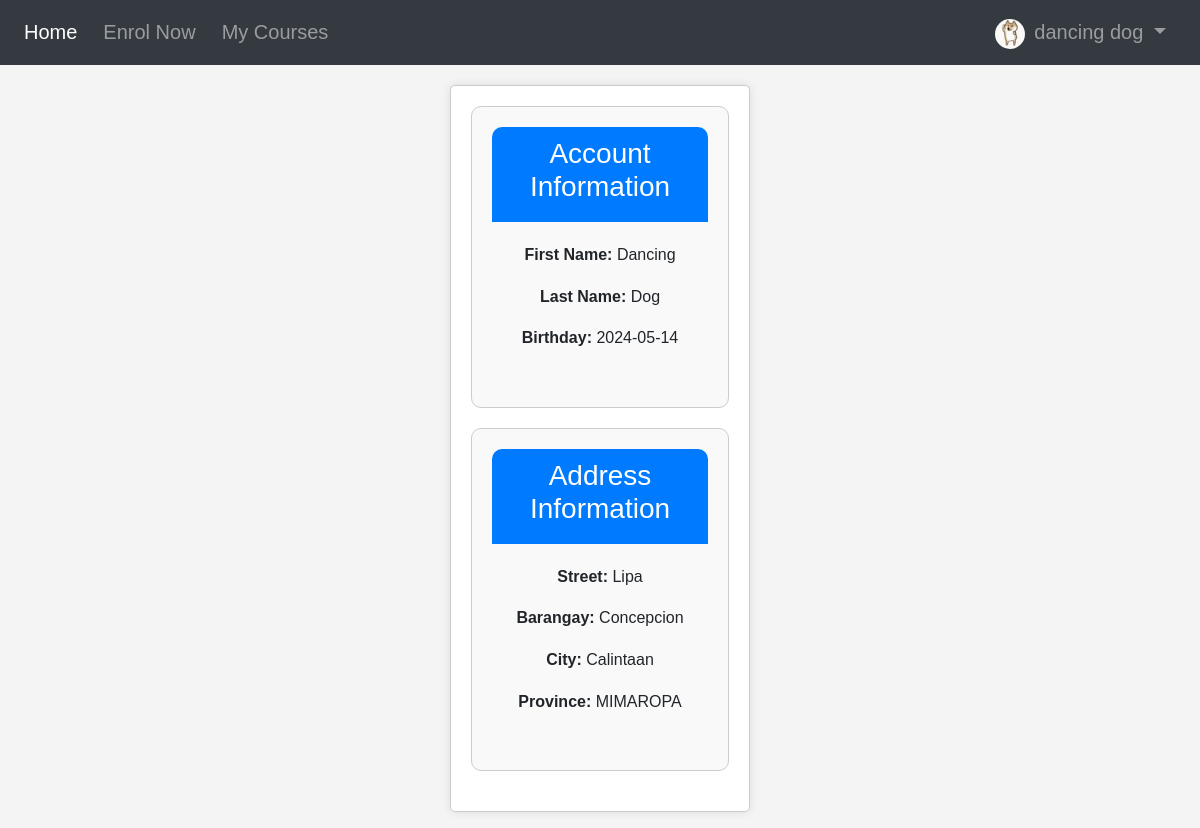
The app's page /user_account.php (signed in) with its own data.
### tables this page shows
CREATE TABLE `user_address` (
  `user_add_id` int(11) NOT NULL,
  `user_id` int(11) NOT NULL,
  `user_add_street` varchar(255) DEFAULT NULL,
  `user_add_barangay` varchar(255) DEFAULT NULL,
  `user_add_city` varchar(255) DEFAULT NULL,
  `user_add_province` varchar(255) DEFAULT NULL
);

CREATE TABLE `users` (
  `user_id` int(11) NOT NULL,
  `username` varchar(255) NOT NULL,
  `password` varchar(255) NOT NULL,
  `firstname` varchar(255) DEFAULT NULL,
  `lastname` varchar(255) DEFAULT NULL,
  `birthday` date DEFAULT NULL,
  `sex` enum('male','female') DEFAULT NULL,
  `user_email` varchar(255) NOT NULL,
  `profile_picture` varchar(255) NOT NULL,
  `account_type` int(11) NOT NULL
);

### classes/database.php (called while the page is built, shortened)
<?php
class database{
    function opencon(){
        return new PDO('mysql:host=localhost; dbname=loginmethod', 'root', '');
    }
    function viewdata($id) {
        try {
            $con = $this->opencon();
            $query = $con->prepare("SELECT
            users.user_id,
            users.username,
            users.user_email,
            users.profile_picture,
            users.password,
            users.firstname,
            users.lastname,
            users.birthday,
            users.sex,
                user_address.user_add_id,
                user_address.user_id,
                user_address.user_add_street,
                user_address.user_add_barangay,
                user_address.user_add_city,
                user_address.user_add_province
        FROM
            users
        JOIN user_address ON users.user_id = user_address.user_id WHERE users.user_id = ?");
            $query->execute([$id]);
            return $query->fetch();
        } catch (PDOException $e) {
            return[];
        }
    }
}

### user_account.php (the view, shortened to what this page needs)
<?php
require_once('classes/database.php');
?>
<!DOCTYPE html>
<html lang="en">
<head>
  <link rel="stylesheet" href="./bootstrap-5.3.3-dist/css/bootstrap.css">
  <link href="https://stackpath.bootstrapcdn.com/bootstrap/4.5.2/css/bootstrap.min.css" rel="stylesheet">
  <link rel="stylesheet" href="https://cdnjs.cloudflare.com/ajax/libs/font-awesome/5.15.4/css/all.min.css">
  <link rel="stylesheet" href="includes/style.css?v=<?php echo time(); ?>">
  <link rel="stylesheet" href="https://cdnjs.cloudflare.com/ajax/libs/font-awesome/6.0.0-beta3/css/all.min.css">
  <link rel="stylesheet" href="https://cdn.jsdelivr.net/npm/sweetalert2@11/dist/sweetalert2.min.css">
  <link rel="stylesheet" href="package/dist/sweetalert2.css">
</head>
 <body>
<?php include('user_navbar.php'); ?>
<div class="container my-3">
  <div class="row">
    <div class="col-md-12">
      <div class="profile-info">
        <div class="info-header">
          <h3>Account Information</h3>
        </div>
        <div class="info-body">
          <p><strong>First Name: </strong><?php echo $data['firstname']; ?></p>
          <p><strong>Last Name: </strong> <?php echo $data['lastname']; ?></p>
          <p><strong>Birthday: </strong> <?php echo $data['birthday']; ?></p>
        </div>
      </div>
    </div>
    </div>
    <div class="row">
    <div class="col-md-12">
      <div class="address-info">
        <div class="info-header">
          <h3>Address Information</h3>
        </div>
        <div class="info-body">
          <p><strong>Street: </strong> <?php echo $data['user_add_street']; ?></p>
          <p><strong>Barangay: </strong><?php echo $data['user_add_barangay']; ?></p>
          <p><strong>City: </strong><?php echo $data['user_add_city']; ?></p>
          <p><strong>Province: </strong><?php echo $data['user_add_province']; ?></p>
        </div>
      </div>
    </div>
  </div>
  </div>
</body>
</html>

### user_navbar.php (shortened to what this page needs)
<?php
$current_page = basename($_SERVER['PHP_SELF']);
require_once('classes/database.php');
$con = new Database();
$id = $_SESSION['user_id'];
$data = $con->viewdata($id);
?>
<nav class="navbar navbar-expand-lg navbar-dark bg-dark">
  <div class="collapse navbar-collapse" id="navbarTogglerDemo02">
    <ul class="navbar-nav mr-auto mt-2 mt-lg-0">
      <li class="nav-item <?php echo ($current_page == 'user_account.php') ? 'active' : ''; ?>">
        <a class="nav-link" href="user_account.php">Home<span class="sr-only">(current)</span></a>
      </li>
      <li class="nav-item <?php echo ($current_page == 'enrolphp.php') ? 'active' : ''; ?>">
        <a class="nav-link" href="enrol.php">Enrol Now</a>
      </li>
      <li class="nav-item <?php echo ($current_page == 'enrolled_courses.php') ? 'active' : ''; ?>">
        <a class="nav-link" href="enrolled_courses.php">My Courses</a>
      </li>
    </ul>
  </div>
  <div class="collapse navbar-collapse" id="navbarTogglerDemo02">
    <ul class="navbar-nav ml-auto">
      <li class="nav-item dropdown">
        <a class="nav-link dropdown-toggle" href="#" id="navbarDropdownMenuLink" role="button" data-toggle="dropdown" aria-haspopup="true" aria-expanded="false">
          <img src="<?php echo $data['profile_picture']; ?>" width="30" height="30" class="rounded-circle mr-1"  alt="Profile Picture"> <?php echo $_SESSION['username']; ?>
        </a>
      </li>
    </ul>
  </div>
</nav>

### style.css (style rules this page uses)
nav { background-color: #ffffff; padding: 10px; padding-bottom: 20px; margin-bottom: 20px; }
nav ul { list-style-type: none; margin: 0; padding: 0; text-align: left; font-size: 20px; }
nav li { display: inline-flex; }
nav li a { color: #000000; text-decoration: none; padding: 10px; }
* { margin: 0; padding: 0; box-sizing: border-box; }
body { font-family: Arial, sans-serif; background-image: url('gym.jpg'); background-size: 100%; background-repeat: no-repeat; }
header, nav, section, footer { padding: 20px; }
nav ul { list-style-type: none; }
nav ul li { display: inline; margin-right: 20px; }
nav ul li a { text-decoration: none; color: #333; }
body { font-family: Arial, sans-serif; background-color: #f4f4f4; margin: 0; padding: 0; }
nav ul { list-style-type: none; margin: 0; padding: 0; text-align: center; }
.container { width: 300px; padding: 20px; background-color: #fff; border-radius: 8px; box-shadow: 0 0 10px rgba(0,0,0,0.1); text-align: center; align-items: center; justify-content: center; }
* { box-sizing: border-box; margin: 0; padding: 0; }
body { font-family: Arial, sans-serif; line-height: 1.6; }
.container { max-width: 800px; margin: 0 auto; padding: 20px; }
nav ul { list-style-type: none; padding: 0; text-align: center; }
nav ul li { display: inline; margin-right: 10px; }
.container { width: 80%; max-width: 600px; padding: 20px; border: 1px solid #ccc; border-radius: 5px; box-shadow: 0 2px 5px rgba(0,0,0,0.1); background-color: #f9f9f9; }
.container { width: 300px; margin: 100px auto; background-color: #fff; padding: 20px; border-radius: 5px; box-shadow: 0 0 10px rgba(0, 0, 0, 0.1); }
p { text-align: center; }
a { color: #007bff; text-decoration: none; }

### user_account.php (style rules this page uses)
.profile-info, .address-info { padding: 20px; border: 1px solid #ccc; border-radius: 10px; background-color: #f9f9f9; margin-bottom: 20px; }
.info-header { background-color: #007bff; color: white; padding: 10px; border-radius: 10px 10px 0 0; }
.info-body { padding: 20px; }

### records on screen
user_address: user.profile_picture (picture), user.firstname "Dancing", user.lastname "Dog", user.birthday "2024-05-14", user_add_street "Lipa", user_add_barangay "Concepcion", user_add_city "Calintaan", user_add_province "MIMAROPA"

### other values on screen
$_SESSION['username'] "dancing dog"
